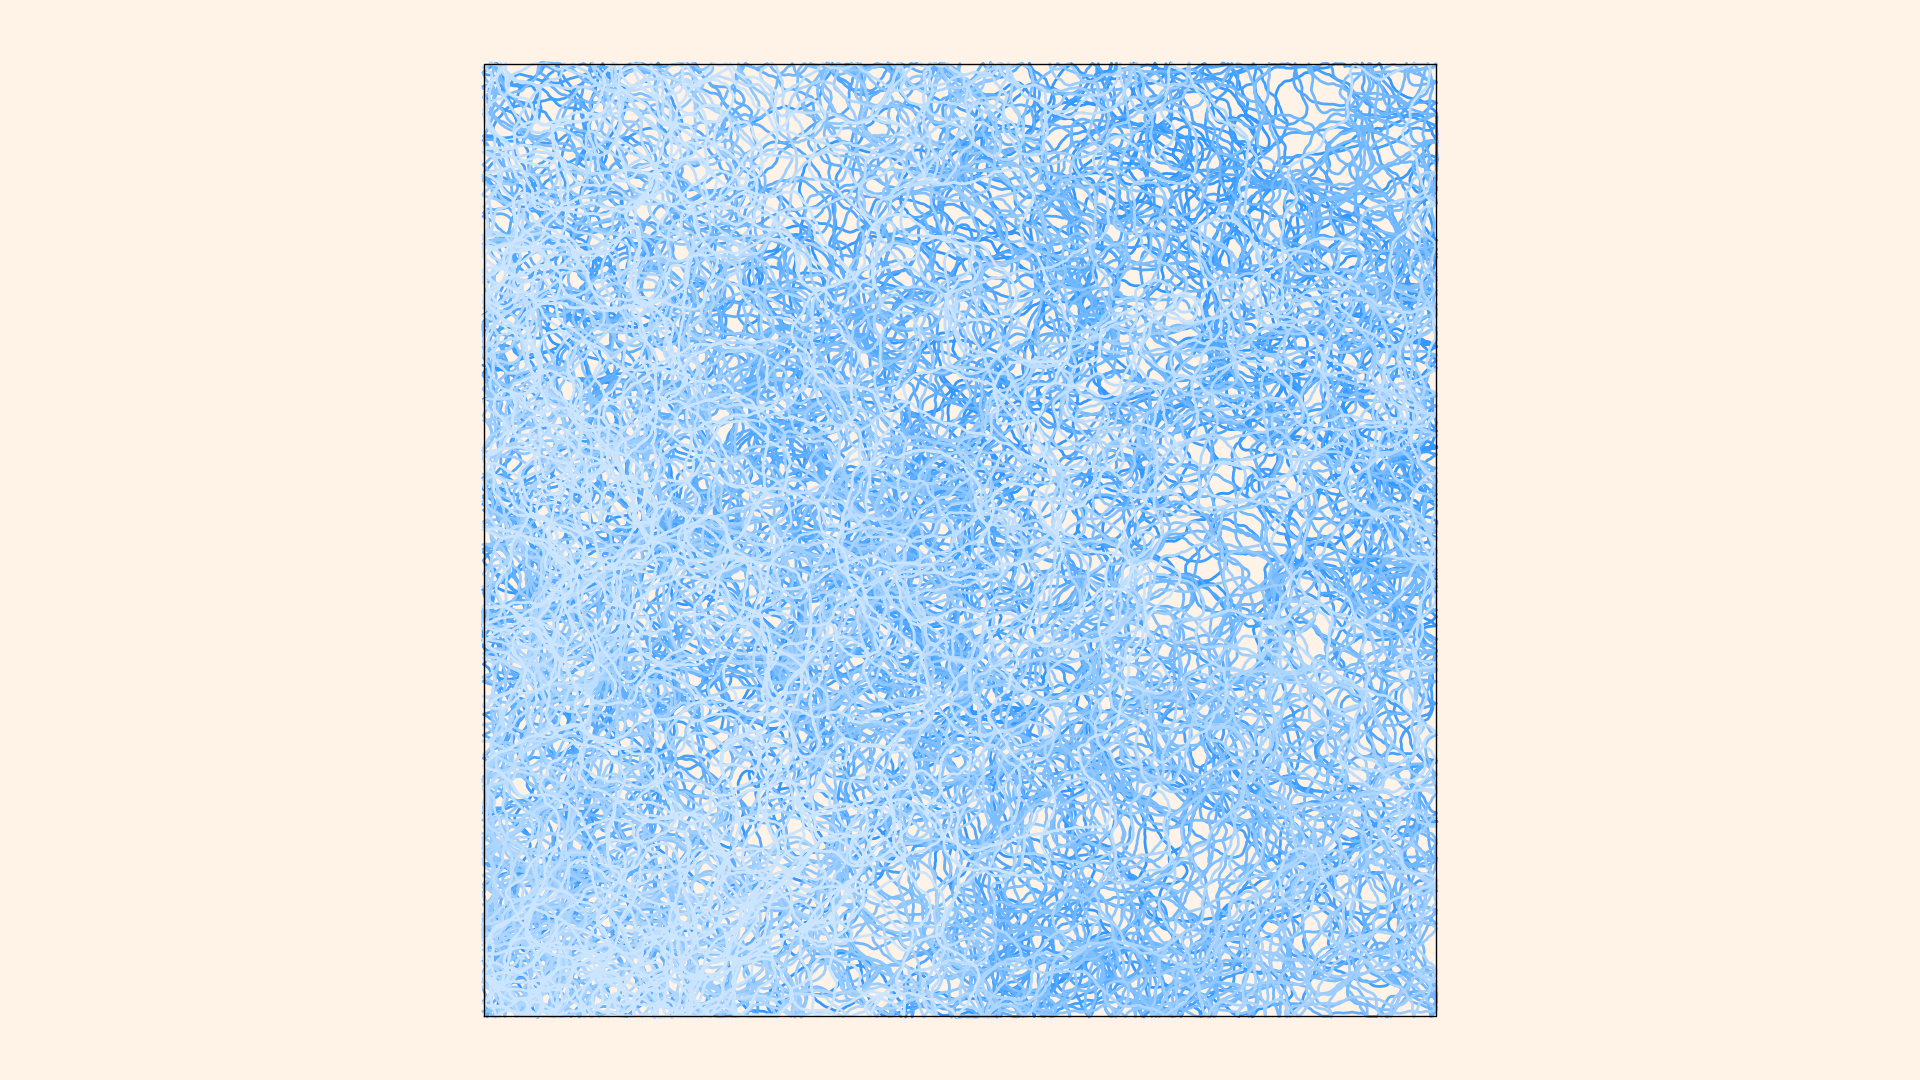

The script that drew this image:
from pathlib import Path

import matplotlib.pyplot as plt
import numpy as np


class RandomWalk:
    def __init__(
        self,
        position: np.ndarray,
        velocity: np.ndarray,
        velocity_k: float=0.1,
        angle_k: float=np.pi/6,
        velocity_limit: float=1.0,
    ) -> None:
        self.position: np.ndarray = position
        self.velocity: np.ndarray = position
        self.velocity_k: float = velocity_k
        self.angle_k: float = angle_k
        self.velocity_limit: float = velocity_limit

        self.lx: list[float] = [position[0]]
        self.ly: list[float] = [position[1]]
        return None

    def update_velocity(self, rng: np.random.Generator) -> None:
        a: float = np.arctan2(self.velocity[1], self.velocity[0])
        a += self.angle_k * (rng.random()-0.5)
        l: float = 1+self.velocity_k*(rng.random()-0.5)
        l = l if l < self.velocity_limit else self.velocity_limit
        self.velocity = l * np.array([np.cos(a), np.sin(a)])
        return None

    def update_position(self, dt: float) -> None:
        self.position += self.velocity * dt
        return None

    def boundary(self, xl: float, xr: float, yl: float, yr: float) -> None:
        x: float
        y: float
        x, y = self.position
        if x < xl or xr < x:
            self.velocity[0] *= -1
        if y < yl or yr < y:
            self.velocity[1] *= -1
        return None

    def add(self) -> None:
        self.lx.append(self.position[0])
        self.ly.append(self.position[1])
        return None


def hsv2rgb(h: float=0.0, s: float=1.0, v: float=1.0) -> str:
    rgb: np.ndarray = (255 * ((np.clip(np.abs(np.modf(h + np.array([0.0, 2.0, 1.0]) / 3)[0] * 6 - 3) - 1, 0, 1) - 1) * s + 1) * v).round(0).astype(int)
    return "#" + "".join(f"{i:02x}" for i in rgb)


def main() -> None:
    # config
    fp: Path = Path(__file__).resolve().with_suffix(".png")
    plt.rcParams["figure.dpi"] = 100
    plt.rcParams["figure.figsize"] = [19.2, 10.8]
    rng: np.random.Generator = np.random.default_rng()
    offset: float = rng.random()
    saturation: float = 0.1
    value: float = 1.0
    bgc: str = hsv2rgb(offset, saturation, value)
    # generate figure
    fig: plt.Figure
    ax: plt.Axes
    fig, ax = plt.subplots()
    # plot
    saturation = 0.5
    points: list[RandomWalk] = [
        RandomWalk(
            position=rng.random(2),
            velocity=rng.random()*np.array([np.cos(t), np.sin(t)])
        )
        for t in rng.random(11)
    ]
    for _ in range(50000):
        for p in points:
            p.update_velocity(rng=rng)
            p.update_position(dt=1e-3)
            p.boundary(xl=0, xr=1, yl=0, yr=1)
            p.add()
    hue: float = offset + 0.5
    for i, p in enumerate(points):
        saturation = 0.8 - 0.6*i/(len(points)-1)
        color: str = hsv2rgb(hue, saturation, value)
        ax.plot(p.lx, p.ly, linewidth=2, color=color)
        #ax.plot(p.position[0], p.position[1], linestyle="", marker="o", color=color)
    ax.plot([0, 1, 1, 0, 0], [0, 0, 1, 1, 0], linewidth=1, color="black")
    # arrange
    #ax.set_xlim(0, 1)
    #ax.set_ylim(0, 1)
    ax.axis("off")
    ax.set_aspect("equal")
    ax.set_facecolor(bgc)
    fig.set_facecolor(bgc)
    fig.tight_layout()
    # output
    fig.savefig(fp)
    plt.cla()
    plt.clf()
    plt.close(fig)
    return None


if __name__ == "__main__":
    main()
